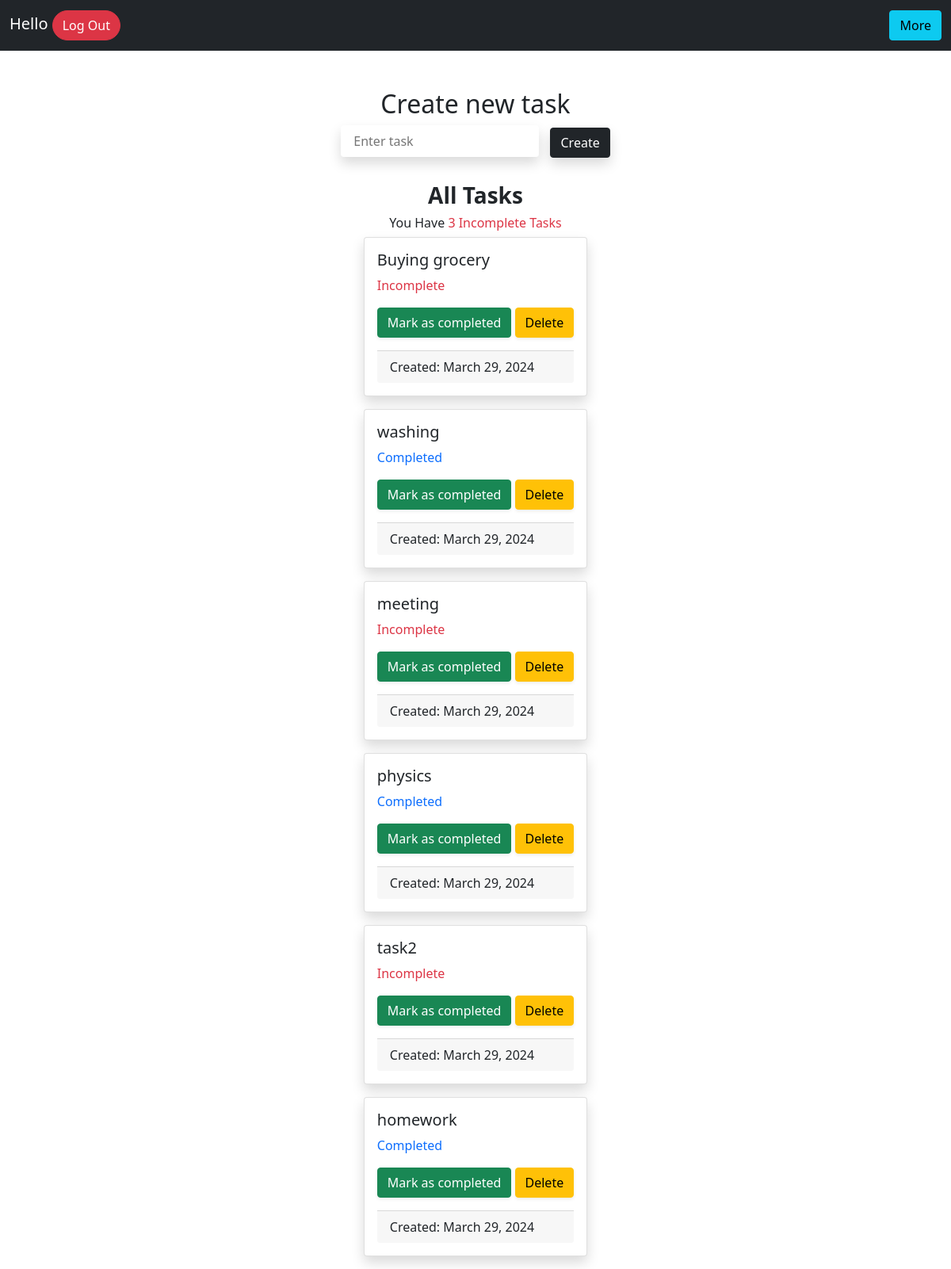
Page /2/ on the committed database.
### todo_app/models.py (models this page shows, shortened)
class Tasklist(models.Model):
    username=models.ForeignKey(User, on_delete=models.CASCADE)
    title= models.CharField(max_length=200,null=False)
    status=models.CharField(max_length=10,default="Incomplete")
    created_on=models.DateField(auto_now_add=True)

### todo_app/views.py (the view)
# urls.py: path('<int:pk>/',views.home, name='home'),
def home(request,pk):
    user=account.objects.filter(pk__contains=pk)
    tasks= Tasklist.objects.filter(username=User.objects.get(pk=pk)).order_by('-id')
    pending=Tasklist.objects.filter(username=User.objects.get(pk=pk),status="Incomplete")
    ptasks=pending.count()
    context={
        'tasks':tasks,
        'ptasks':ptasks
    }
    return render(request,"index.html",context)

### templates/index.html (shortened to what this page needs)
<!DOCTYPE html>
<html>
    <head>
        <link href="https://cdn.jsdelivr.net/npm/bootstrap@5.0.2/dist/css/bootstrap.min.css" rel="stylesheet">
    </head>
    <body>
        {% include "navbar.html" %}
        {% include "createtask.html" %}
        <div class="d-flex justify-content-center flex-column align-items-center">
            <h3 class="fw-bold">All Tasks</h3>
            <h6>You Have <a href="{% url 'pending_tasks' user.pk %}" class="text-decoration-none text-danger"> {{ ptasks }} Incomplete Tasks</a></h6>
            <div>
                {% for task in tasks %}
                <div class="card mb-3 shadow" >
                    <div class="card-body">
                        <h5 class="card-title">{{task.title}}</h5>
                        {% if task.status == "Completed" %}
                            <p class="card-text text-primary">{{ task.status }}</p>
                        {% else %}
                            <p class="card-text text-danger">{{ task.status }}</p>
                        {% endif %}
                        <a href="{% url 'update' task.pk user.pk %}" class="btn btn-success shadow-sm" name="submit" value="">Mark as completed</a>
                        <a href="{% url 'delete_task' task.pk user.pk %}" class="btn btn-warning shadow-sm" name="submit" value="">Delete</a>
                        <div class="card-footer fs-6 mt-3">Created: {{ task.created_on }}</div>
                    </div>
                </div>
                {% endfor %}
            </div>
        </div>
    </body>
</html>

### templates/navbar.html (shortened to what this page needs)
<nav class="navbar navbar-dark bg-dark mb-5 d-flex">
    <div class="container-fluid d-flex">
      <div class="navbar-brand">Hello {{ user.username }}   <a href="/signout" class="btn btn-danger rounded-pill">Log Out</a></div>
        <div class="dropdown">
            <button class="btn btn-info">More</button>
          </div>
    </div>
</nav>

### templates/createtask.html (shortened to what this page needs)
<!DOCTYPE html>
<html>
    <head>
        <link rel="stylesheet" href="">
    </head>
    <body>
        <div class="d-flex justify-content-center align-items-center w-100 flex-column mb-3">
            <div><h2>Create new task</h2></div>
            <form method="POST" action="{% url 'createtask' user.pk %}">
                <label for="new task">
                <input type="text" placeholder="Enter task" name="task_name" required class="enter_task shadow p-3 mb-3 bg-body rounded">
                <button type="submit" class="btn btn-dark rounded shadow">Create</button>
            </form>
        </div>
    </body>
</html>

### templates/navbar.html (style rules this page uses)
.dropdown { position: relative; display: inline-block; }

### templates/createtask.html (style rules this page uses)
.enter_task { height:40px; width:250px; border-radius:5px; border:none; margin-right:10px; }

### rows in the picture
Tasklist: title "Buying grocery", status "Incomplete", created_on "March 29, 2024"
Tasklist: title "washing", status "Completed", created_on "March 29, 2024"
Tasklist: title "meeting", status "Incomplete", created_on "March 29, 2024"
Tasklist: title "physics", status "Completed", created_on "March 29, 2024"
Tasklist: title "task2", status "Incomplete", created_on "March 29, 2024"
Tasklist: title "homework", status "Completed", created_on "March 29, 2024"

### other values in the picture
{{ ptasks }} "3"
